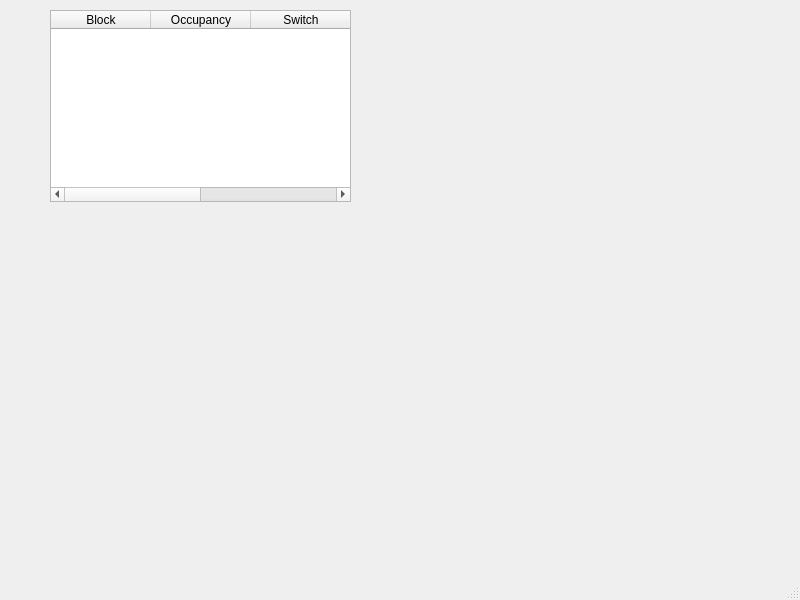
<?xml version="1.0" encoding="UTF-8"?>
<ui version="4.0">
 <class>SWTrackCntrlGUI</class>
 <widget class="QMainWindow" name="SWTrackCntrlGUI">
  <property name="geometry">
   <rect>
    <x>0</x>
    <y>0</y>
    <width>800</width>
    <height>600</height>
   </rect>
  </property>
  <property name="windowTitle">
   <string>SWTrackCntrlGUI</string>
  </property>
  <widget class="QWidget" name="centralwidget">
   <widget class="QTableWidget" name="tableWidget">
    <property name="geometry">
     <rect>
      <x>50</x>
      <y>10</y>
      <width>301</width>
      <height>192</height>
     </rect>
    </property>
    <column>
     <property name="text">
      <string>Block</string>
     </property>
    </column>
    <column>
     <property name="text">
      <string>Occupancy</string>
     </property>
    </column>
    <column>
     <property name="text">
      <string>Switch</string>
     </property>
    </column>
    <column>
     <property name="text">
      <string>Active</string>
     </property>
    </column>
   </widget>
  </widget>
  <widget class="QMenuBar" name="menubar">
   <property name="geometry">
    <rect>
     <x>0</x>
     <y>0</y>
     <width>800</width>
     <height>22</height>
    </rect>
   </property>
  </widget>
  <widget class="QStatusBar" name="statusbar"/>
 </widget>
 <resources/>
 <connections/>
</ui>
